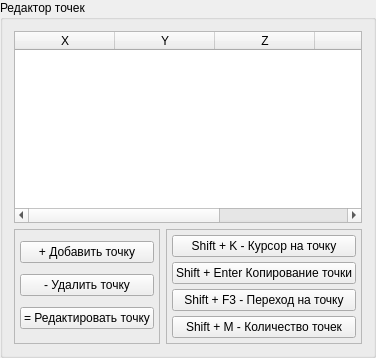
         <widget class="QGroupBox" name="points_area_group_box">
          <property name="sizePolicy">
           <sizepolicy hsizetype="Preferred" vsizetype="Preferred">
            <horstretch>3</horstretch>
            <verstretch>0</verstretch>
           </sizepolicy>
          </property>
          <property name="minimumSize">
           <size>
            <width>0</width>
            <height>0</height>
           </size>
          </property>
          <property name="title">
           <string>Редактор точек</string>
          </property>
          <layout class="QGridLayout" name="gridLayout">
           <item row="0" column="0" colspan="2">
            <widget class="QTableWidget" name="points_table_widget">
             <property name="alternatingRowColors">
              <bool>false</bool>
             </property>
             <column>
              <property name="text">
               <string>X</string>
              </property>
             </column>
             <column>
              <property name="text">
               <string>Y</string>
              </property>
             </column>
             <column>
              <property name="text">
               <string>Z</string>
              </property>
             </column>
             <column>
              <property name="text">
               <string>A</string>
              </property>
             </column>
             <column>
              <property name="text">
               <string>B</string>
              </property>
             </column>
            </widget>
           </item>
           <item row="1" column="1">
            <widget class="QFrame" name="exists_points_actions_button_frame">
             <property name="frameShape">
              <enum>QFrame::StyledPanel</enum>
             </property>
             <property name="frameShadow">
              <enum>QFrame::Plain</enum>
             </property>
             <layout class="QVBoxLayout" name="verticalLayout_16">
              <property name="spacing">
               <number>5</number>
              </property>
              <property name="leftMargin">
               <number>5</number>
              </property>
              <property name="topMargin">
               <number>5</number>
              </property>
              <property name="rightMargin">
               <number>5</number>
              </property>
              <property name="bottomMargin">
               <number>5</number>
              </property>
              <item>
               <widget class="QPushButton" name="point_cursor_button">
                <property name="sizePolicy">
                 <sizepolicy hsizetype="Minimum" vsizetype="Fixed">
                  <horstretch>0</horstretch>
                  <verstretch>1</verstretch>
                 </sizepolicy>
                </property>
                <property name="text">
                 <string>Shift + K - Курсор на точку</string>
                </property>
                <property name="shortcut">
                 <string>Shift+K</string>
                </property>
               </widget>
              </item>
              <item>
               <widget class="QPushButton" name="point_copy_button">
                <property name="sizePolicy">
                 <sizepolicy hsizetype="Minimum" vsizetype="Fixed">
                  <horstretch>0</horstretch>
                  <verstretch>1</verstretch>
                 </sizepolicy>
                </property>
                <property name="text">
                 <string>Shift + Enter Копирование точки</string>
                </property>
                <property name="shortcut">
                 <string>Shift+Return</string>
                </property>
               </widget>
              </item>
              <item>
               <widget class="QPushButton" name="point_transition_button">
                <property name="sizePolicy">
                 <sizepolicy hsizetype="Minimum" vsizetype="Fixed">
                  <horstretch>0</horstretch>
                  <verstretch>1</verstretch>
                 </sizepolicy>
                </property>
                <property name="font">
                 <font>
                  <pointsize>9</pointsize>
                 </font>
                </property>
                <property name="text">
                 <string>Shift + F3 - Переход на точку</string>
                </property>
                <property name="shortcut">
                 <string>Shift+F3</string>
                </property>
               </widget>
              </item>
              <item>
               <widget class="QPushButton" name="point_amount_button">
                <property name="sizePolicy">
                 <sizepolicy hsizetype="Minimum" vsizetype="Fixed">
                  <horstretch>0</horstretch>
                  <verstretch>1</verstretch>
                 </sizepolicy>
                </property>
                <property name="text">
                 <string>Shift + M - Количество точек</string>
                </property>
                <property name="shortcut">
                 <string>Shift+M</string>
                </property>
               </widget>
              </item>
             </layout>
            </widget>
           </item>
           <item row="1" column="0">
            <widget class="QFrame" name="points_creations_actions_frame">
             <property name="frameShape">
              <enum>QFrame::StyledPanel</enum>
             </property>
             <property name="frameShadow">
              <enum>QFrame::Plain</enum>
             </property>
             <layout class="QVBoxLayout" name="verticalLayout_13">
              <property name="spacing">
               <number>5</number>
              </property>
              <property name="leftMargin">
               <number>5</number>
              </property>
              <property name="topMargin">
               <number>5</number>
              </property>
              <property name="rightMargin">
               <number>5</number>
              </property>
              <property name="bottomMargin">
               <number>5</number>
              </property>
              <item>
               <widget class="QPushButton" name="point_add_button">
                <property name="text">
                 <string>+ Добавить точку</string>
                </property>
                <property name="shortcut">
                 <string>+</string>
                </property>
               </widget>
              </item>
              <item>
               <widget class="QPushButton" name="point_delete_button">
                <property name="text">
                 <string>- Удалить точку</string>
                </property>
                <property name="shortcut">
                 <string>-</string>
                </property>
               </widget>
              </item>
              <item>
               <widget class="QPushButton" name="point_edit_button">
                <property name="text">
                 <string>= Редактировать точку</string>
                </property>
                <property name="shortcut">
                 <string>=</string>
                </property>
               </widget>
              </item>
             </layout>
            </widget>
           </item>
          </layout>
         </widget>
